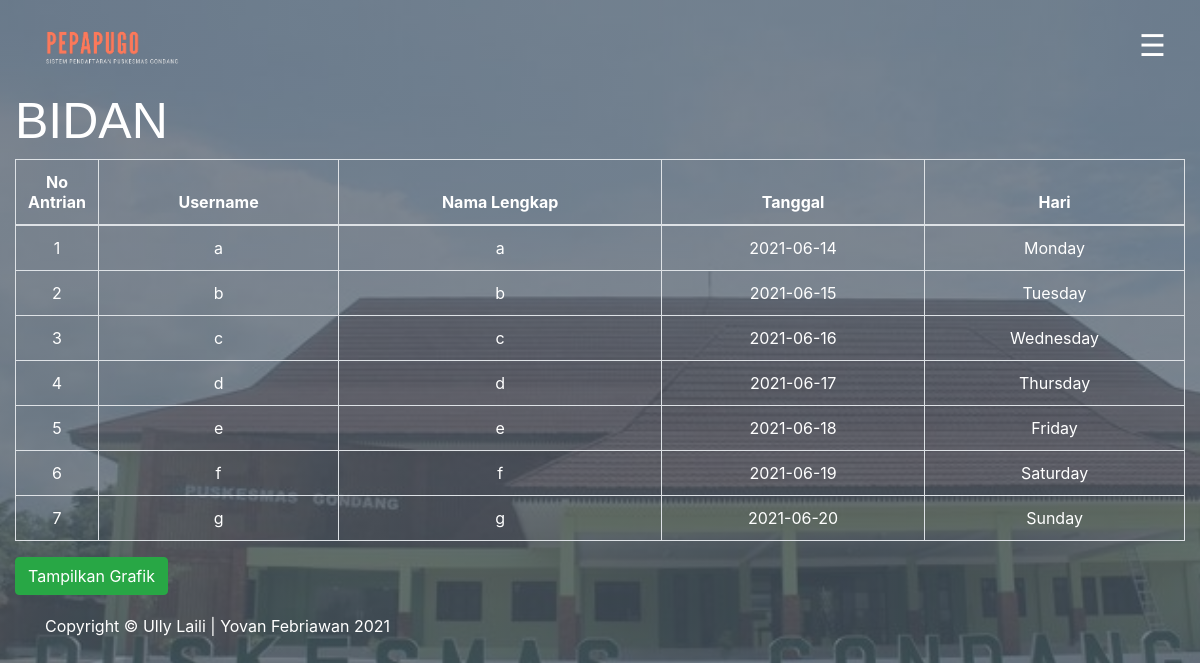
Page /bidan.php on the committed database.
### tables this page shows
CREATE TABLE `bidan` (
  `username` varchar(255) NOT NULL,
  `nama_lengkap` varchar(255) NOT NULL,
  `tanggal_antri` date NOT NULL,
  `hari` varchar(11) NOT NULL
);

### bidan.php (the view, shortened to what this page needs)
<html>
<head>
	<link rel="stylesheet" href="https://stackpath.bootstrapcdn.com/bootstrap/4.1.3/css/bootstrap.min.css">
</head>
<body>
	<nav class="navbar navbar-inverse">
	  <div class="container-fluid">
	   <div class="navbar-header">
	    <img src="logo.png" width="20%">
	   </div>
	   <ul class="nav navbar-nav navbar-right">
	    <li>
			<div class="row">
			    <div class="col-md-12 text-center">
			        <div class="row">
			            <div class="col-xs-1">
			                <span style="font-size:30px;cursor:pointer; color:white;" onclick="openNavR()">☰</span>
			            </div>
			        </div>
			    </div>
			</div>
	    </li>
	   </ul>
	  </div>
	 </nav>
	<h1>BIDAN</h1>
	<table class="table table-hover table-bordered" id="umum">
	  <thead>
	    <tr>
	      <th scope="col" width="50">No Antrian</th>
	      <th scope="col">Username</th>
	      <th scope="col">Nama Lengkap</th>
	      <th scope="col">Tanggal</th>
	      <th scope="col">Hari</th>
	    </tr>
	  </thead>
	  <tbody>
	  	<?php
	  	include 'koneksi.php';
	  	$no=1;
	  	$bidan = mysqli_query($koneksi, "Select * From bidan order by tanggal_antri");
	  	while($row=mysqli_fetch_array($bidan)){
	  	echo "<tr>
	      <td>".$no++."</td>
	      <td>".$row['username']."</td>
	      <td>".$row['nama_lengkap']."</td>
	      <td>".$row['tanggal_antri']."</td>
	      <td>".$row['hari']."</td>
	    </tr>";
	  	}
	  	?>
	  </tbody>
	</table>
    <form action="grafik_bidan.php">
	  	<button type="submit" class="btn btn-success">Tampilkan Grafik</button>
	</form>
<footer class="site-footer">
      <div class="container">
        <div class="row">
          <div class="col-md-8 col-sm-6 col-xs-12">
            <p class="copyright-text">Copyright &copy; Ully Laili | Yovan Febriawan 2021
            </p>
          </div>
        </div>
      </div>
</footer>
</body>
</html>

### bidan.php (style rules this page uses)
body { background-image:linear-gradient(rgba(69, 83, 97, 0.7),rgba(69, 83, 97, 0.7)), url(back.jpeg); background-size: cover; background-position: center; margin-right: 15px; margin-left: 15px; }
footer { color: white; padding-top: 3px; padding-bottom: 3px; }
img { padding-left: -15px; padding-bottom: -15px; }
h1 { color: white; font-family: helvetica; font-size: 50px; }
table { color: white; border-color: orange; text-align: center; }

### rows in the picture
bidan: username "a", nama_lengkap "a", tanggal_antri "2021-06-14", hari "Monday"
bidan: username "b", nama_lengkap "b", tanggal_antri "2021-06-15", hari "Tuesday"
bidan: username "c", nama_lengkap "c", tanggal_antri "2021-06-16", hari "Wednesday"
bidan: username "d", nama_lengkap "d", tanggal_antri "2021-06-17", hari "Thursday"
bidan: username "e", nama_lengkap "e", tanggal_antri "2021-06-18", hari "Friday"
bidan: username "f", nama_lengkap "f", tanggal_antri "2021-06-19", hari "Saturday"
bidan: username "g", nama_lengkap "g", tanggal_antri "2021-06-20", hari "Sunday"
